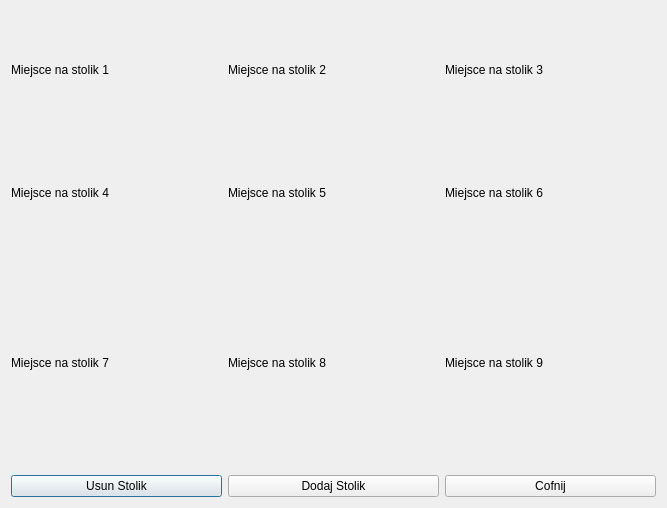
<?xml version="1.0" encoding="UTF-8"?>
<ui version="4.0">
 <class>Stolik</class>
 <widget class="QDialog" name="Stolik">
  <property name="geometry">
   <rect>
    <x>0</x>
    <y>0</y>
    <width>667</width>
    <height>508</height>
   </rect>
  </property>
  <property name="windowTitle">
   <string>Dialog</string>
  </property>
  <layout class="QGridLayout" name="gridLayout_3">
   <item row="0" column="0">
    <layout class="QVBoxLayout" name="verticalLayout">
     <item>
      <layout class="QGridLayout" name="gridLayout_2">
       <item row="0" column="2">
        <widget class="QLabel" name="label_miejsce3">
         <property name="text">
          <string>Miejsce na stolik 3</string>
         </property>
        </widget>
       </item>
       <item row="0" column="1">
        <widget class="QLabel" name="label_miejsce2">
         <property name="text">
          <string>Miejsce na stolik 2</string>
         </property>
        </widget>
       </item>
       <item row="0" column="0">
        <widget class="QLabel" name="label_miejsce1">
         <property name="text">
          <string>Miejsce na stolik 1</string>
         </property>
        </widget>
       </item>
       <item row="1" column="0">
        <widget class="QLabel" name="label_miejsce4">
         <property name="text">
          <string>Miejsce na stolik 4</string>
         </property>
        </widget>
       </item>
       <item row="1" column="2">
        <widget class="QLabel" name="label_miejsce6">
         <property name="text">
          <string>Miejsce na stolik 6</string>
         </property>
        </widget>
       </item>
       <item row="1" column="1">
        <widget class="QLabel" name="label_miejsce5">
         <property name="text">
          <string>Miejsce na stolik 5</string>
         </property>
        </widget>
       </item>
      </layout>
     </item>
     <item>
      <layout class="QGridLayout" name="gridLayout">
       <item row="0" column="0">
        <widget class="QLabel" name="label_miejsce7">
         <property name="text">
          <string>Miejsce na stolik 7</string>
         </property>
        </widget>
       </item>
       <item row="0" column="1">
        <widget class="QLabel" name="label_miejsce8">
         <property name="text">
          <string>Miejsce na stolik 8</string>
         </property>
        </widget>
       </item>
       <item row="0" column="2">
        <widget class="QLabel" name="label_miejsce9">
         <property name="text">
          <string>Miejsce na stolik 9</string>
         </property>
        </widget>
       </item>
       <item row="1" column="0">
        <widget class="QPushButton" name="pushButton_usunStolik">
         <property name="text">
          <string>Usun Stolik</string>
         </property>
        </widget>
       </item>
       <item row="1" column="1">
        <widget class="QPushButton" name="pushButton_dodajStolik">
         <property name="text">
          <string>Dodaj Stolik</string>
         </property>
        </widget>
       </item>
       <item row="1" column="2">
        <widget class="QPushButton" name="pushButton_cofnij">
         <property name="text">
          <string>Cofnij</string>
         </property>
        </widget>
       </item>
      </layout>
     </item>
    </layout>
   </item>
  </layout>
 </widget>
 <resources/>
 <connections/>
</ui>
